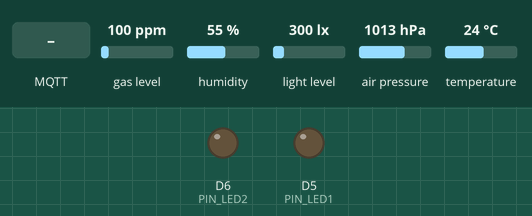
The sketch below on a simulated ESP8266 (Wemos D1 mini). On the bench: output pins drawn as LEDs (lit = HIGH). Inputs (shaded band) come from the test bench; at power-on: gas level 100 ppm, humidity 55 %, light level 300 lx, air pressure 1013 hPa, temperature 24 °C. WiFi joins after 1.5 s; servers stay silent unless stated; uploads are accepted with an empty reply; random numbers use the default seed unless the sketch sets one; no MQTT or app messages arrive unless stated; what the sketch prints to the serial monitor is not drawn.

Above: at 2.9 s.
3.0 s: MQTT message "ON" arrives on the first subscribed topic
At 3.7 s:
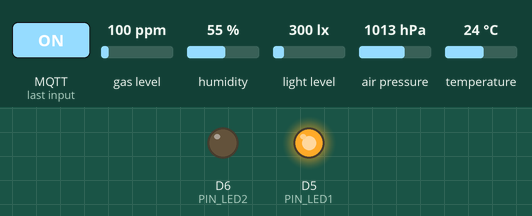
4.5 s: MQTT message "ON" arrives on the second subscribed topic
At 4.9 s:
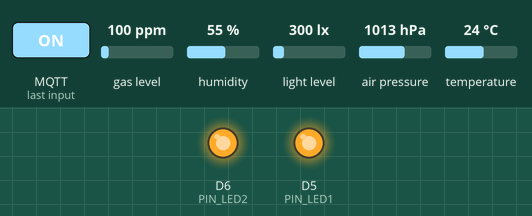
6.0 s: MQTT message "OFF" arrives on the first subscribed topic
At 7.2 s:
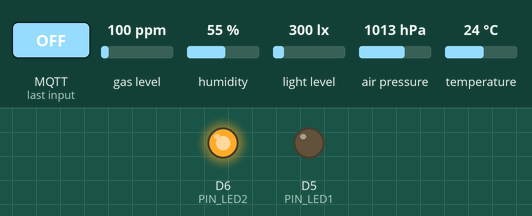
7.5 s: MQTT message "1" arrives on the first subscribed topic
At 8.4 s:
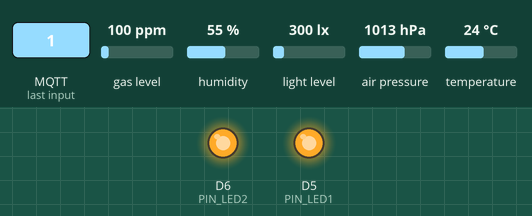
9.0 s: MQTT message "0" arrives on the first subscribed topic
At 9.5 s:
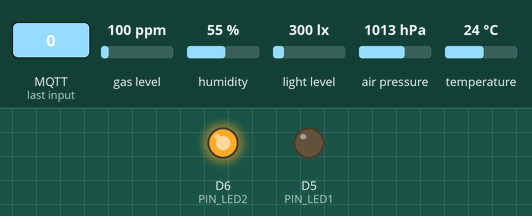
Timing chart, 0 to 11.5 s (numbered marks = the images above; inputs shaded):
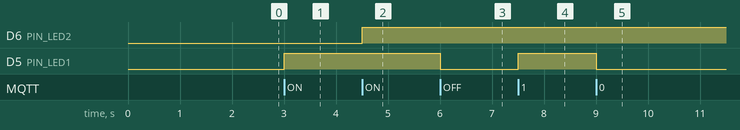

Measured:
- after the input at 3.0 s, D5 (PIN_LED1): LOW → HIGH at once
- after the input at 4.5 s, D6 (PIN_LED2): LOW → HIGH at once
- after the input at 6.0 s, D5 (PIN_LED1): HIGH → LOW at once
- after the input at 7.5 s, D5 (PIN_LED1): LOW → HIGH at once
- after the input at 9.0 s, D5 (PIN_LED1): HIGH → LOW at once

The sketch:

wemos_lab4.ino
```cpp
/*
 * Lab04 - Wemos D1 firmware
 *
 * One Wemos D1 does double duty (per lecturer's note, replacing the "2 boards"
 * requirement):
 *   - Reads BME680 (temperature + humidity) and BH1750 (light) over I2C and
 *     POSTs the readings to the REST API every 5s.
 *   - Subscribes to two MQTT topics to drive 2 LEDs in real time.
 *
 * Sensors:
 *   BME680  -> I2C address 0x77 (SDO pin tied to 3V3)
 *   BH1750  -> I2C address 0x23 (ADDR pin tied to GND)
 *   Both share the same bus: SDA -> D2 (GPIO4), SCL -> D1 (GPIO5)
 *
 * LEDs:
 *   LED1 -> D5 (GPIO14) + 220ohm resistor to GND
 *   LED2 -> D6 (GPIO12) + 220ohm resistor to GND
 *
 * Libraries needed (Arduino IDE Library Manager):
 *   - ESP8266WiFi / ESP8266HTTPClient (bundled with ESP8266 board package)
 *   - PubSubClient (Nick O'Leary)
 *   - ArduinoJson (Benoit Blanchon), v6.x
 *   - Adafruit BME680 Library + Adafruit Unified Sensor
 *   - BH1750 (Christopher Laws)
 */

#include <ESP8266WiFi.h>
#include <ESP8266HTTPClient.h>
#include <WiFiClient.h>
#include <PubSubClient.h>
#include <ArduinoJson.h>
#include <Wire.h>
#include <Adafruit_Sensor.h>
#include <Adafruit_BME680.h>
#include <BH1750.h>

// ---------------------------------------------------------------------------
// >>> FILL THESE IN BEFORE FLASHING <<<
// ---------------------------------------------------------------------------
const char* WIFI_SSID     = "localhost";
const char* WIFI_PASSWORD = "MatKhauSieuCap";

// LAN IP of the machine running the Express API server (your laptop). Must be
// reachable from the Wemos on the same network as the Pi. Check with
// `ipconfig getifaddr en0` (Wi-Fi) or `en1` on macOS.
const char* API_HOST = "192.168.1.55";   // <-- TODO: set this
const uint16_t API_PORT = 4000;
const char* API_SENSORS_PATH = "/api/sensors";

// Raspberry Pi MQTT broker (the NEW one on 1884, not the Lab3 one on 1883)
const char* MQTT_HOST = "192.168.1.34";
const uint16_t MQTT_PORT = 1884;

// Topic prefix - keep same group naming as Lab3
const char* TOPIC_LED1 = "mmcl/nhom1/led/n1";
const char* TOPIC_LED2 = "mmcl/nhom1/led/n2";

const char* DEVICE_ID = "wemos-d1-01";
// ---------------------------------------------------------------------------

#define PIN_LED1 D5   // GPIO14
#define PIN_LED2 D6   // GPIO12
#define PIN_SDA  D2   // GPIO4
#define PIN_SCL  D1   // GPIO5

#define BME680_ADDR 0x77
#define BH1750_ADDR 0x23

Adafruit_BME680 bme;
BH1750 lightMeter(BH1750_ADDR);

WiFiClient espClient;
PubSubClient mqttClient(espClient);

unsigned long lastSend = 0;
const unsigned long SEND_INTERVAL_MS = 5000;

bool bmeOk = false;
bool bhOk = false;

void connectWiFi() {
  Serial.print("Connecting to WiFi \"");
  Serial.print(WIFI_SSID);
  Serial.println("\"...");
  WiFi.mode(WIFI_STA);
  WiFi.begin(WIFI_SSID, WIFI_PASSWORD);
  while (WiFi.status() != WL_CONNECTED) {
    delay(300);
    Serial.print(".");
  }
  Serial.println();
  Serial.print("WiFi connected, IP = ");
  Serial.println(WiFi.localIP());
}

void setLed(uint8_t pin, bool on) {
  digitalWrite(pin, on ? HIGH : LOW);
}

// Parse an "ON"/"OFF"/"1"/"0" style payload, same convention as Lab3 cau 4/5.
bool parseOnOff(const String& msg, bool& outState) {
  String s = msg;
  s.trim();
  s.toUpperCase();
  if (s == "ON" || s == "1") { outState = true; return true; }
  if (s == "OFF" || s == "0") { outState = false; return true; }
  return false;
}

void onMqttMessage(char* topic, byte* payload, unsigned int length) {
  String msg;
  msg.reserve(length);
  for (unsigned int i = 0; i < length; i++) {
    msg += (char)payload[i];
  }

  String t = String(topic);
  bool state;
  if (!parseOnOff(msg, state)) {
    Serial.print("Ignoring unrecognised payload on ");
    Serial.print(t);
    Serial.print(": ");
    Serial.println(msg);
    return;
  }

  if (t == TOPIC_LED1) {
    setLed(PIN_LED1, state);
    Serial.print("LED1 -> ");
    Serial.println(state ? "ON" : "OFF");
  } else if (t == TOPIC_LED2) {
    setLed(PIN_LED2, state);
    Serial.print("LED2 -> ");
    Serial.println(state ? "ON" : "OFF");
  }
}

void reconnectMqtt() {
  while (!mqttClient.connected()) {
    Serial.print("Connecting to MQTT broker ");
    Serial.print(MQTT_HOST);
    Serial.print(":");
    Serial.print(MQTT_PORT);
    Serial.print(" ... ");
    String clientId = String(DEVICE_ID) + "-" + String(random(0xffff), HEX);
    if (mqttClient.connect(clientId.c_str())) {
      Serial.println("connected");
      // Subscribe again after every (re)connect - the broker doesn't
      // remember subscriptions across a dropped connection (default clean
      // session), same lesson as Lab3 cau 4.
      mqttClient.subscribe(TOPIC_LED1);
      mqttClient.subscribe(TOPIC_LED2);
    } else {
      Serial.print("failed, rc=");
      Serial.print(mqttClient.state());
      Serial.println(" retrying in 2s");
      delay(2000);
    }
  }
}

void setup() {
  Serial.begin(115200);
  delay(200);

  pinMode(PIN_LED1, OUTPUT);
  pinMode(PIN_LED2, OUTPUT);
  digitalWrite(PIN_LED1, LOW);
  digitalWrite(PIN_LED2, LOW);

  Wire.begin(PIN_SDA, PIN_SCL);

  bmeOk = bme.begin(BME680_ADDR);
  if (!bmeOk) {
    Serial.println("!! BME680 not found at 0x77 - check wiring / SDO pin.");
  } else {
    bme.setTemperatureOversampling(BME680_OS_8X);
    bme.setHumidityOversampling(BME680_OS_2X);
    bme.setIIRFilterSize(BME680_FILTER_SIZE_3);
    // Gas heater not needed for temp/humidity - leave default / off.
  }

  bhOk = lightMeter.begin(BH1750::CONTINUOUS_HIGH_RES_MODE);
  if (!bhOk) {
    Serial.println("!! BH1750 not found at 0x23 - check wiring / ADDR pin.");
  }

  connectWiFi();

  mqttClient.setServer(MQTT_HOST, MQTT_PORT);
  mqttClient.setCallback(onMqttMessage);

  randomSeed(analogRead(A0));
}

void sendSensorData() {
  if (WiFi.status() != WL_CONNECTED) return;

  float temperature = NAN;
  float humidity = NAN;
  float light = NAN;

  if (bmeOk && bme.performReading()) {
    temperature = bme.temperature;
    humidity = bme.humidity;
  }
  if (bhOk) {
    light = lightMeter.readLightLevel();
  }

  if (isnan(temperature) || isnan(humidity) || isnan(light) || light < 0) {
    Serial.println("Skipping this round - invalid sensor reading.");
    return;
  }

  StaticJsonDocument<256> doc;
  doc["deviceId"] = DEVICE_ID;
  doc["ip"] = WiFi.localIP().toString();
  doc["temperature"] = temperature;
  doc["humidity"] = humidity;
  doc["light"] = light;

  String payload;
  serializeJson(doc, payload);

  WiFiClient client;
  HTTPClient http;
  String url = String("http://") + API_HOST + ":" + String(API_PORT) + API_SENSORS_PATH;
  http.begin(client, url);
  http.addHeader("Content-Type", "application/json");
  int code = http.POST(payload);

  Serial.print("POST ");
  Serial.print(url);
  Serial.print(" -> ");
  Serial.print(code);
  Serial.print(" | ");
  Serial.println(payload);

  http.end();
}

void loop() {
  if (!mqttClient.connected()) {
    reconnectMqtt();
  }
  mqttClient.loop();

  unsigned long now = millis();
  if (now - lastSend >= SEND_INTERVAL_MS) {
    lastSend = now;
    sendSensorData();
  }
}
```
